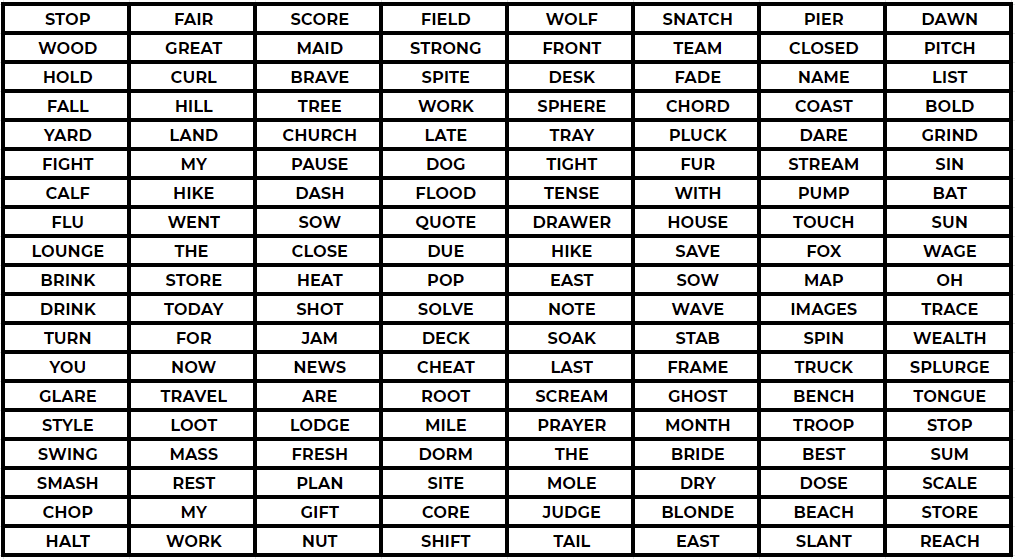
#> input picture section_16/word_matrix.png, 1015 x 559 px
$ python section_16.py
#> lines starting #> are read from the running program, lines starting #| are printed output that depends on the picture
# [13 lines of commented-out code are left out]
from PIL import Image
words = Image.open('word_matrix.png')
#> words is the input picture: PIL image 1015x559 RGBA; mean R, G, B, A 192.9, 192.7, 192.7, 255
mask = Image.open('mask.png')
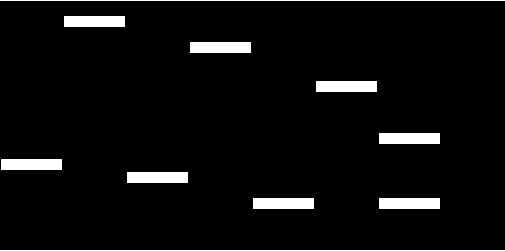
#> input picture section_16/mask.png, 505 x 251 px
#> mask is the input picture: PIL image 505x251 RGBA; mean R, G, B, A 12.8, 12.8, 12.8, 255

mask = mask.resize((1015,599))
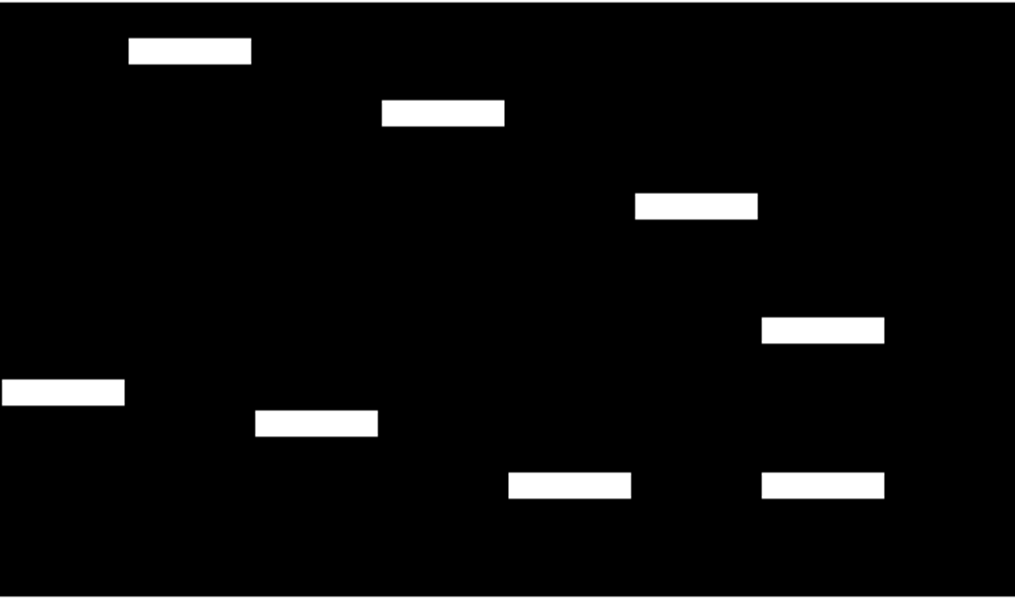
#> mask: PIL image 1015x599 RGBA; mean R, G, B, A 12.9, 12.9, 12.9, 255
mask.putalpha(200)
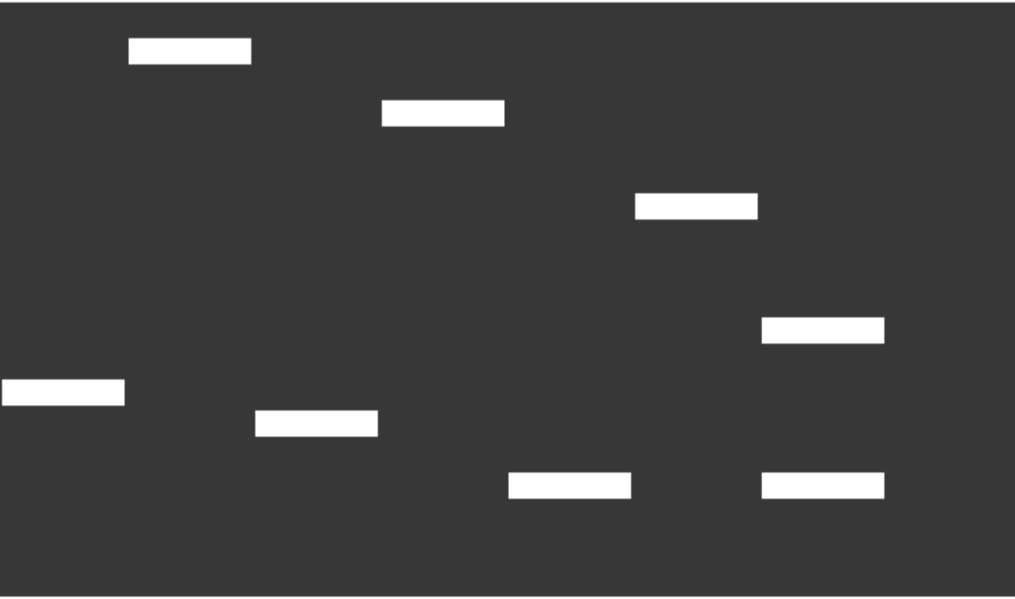
#> mask: PIL image 1015x599 RGBA; mean R, G, B, A 12.9, 12.9, 12.9, 200; transparent parts drawn white
words.paste(mask,(0,0),mask)
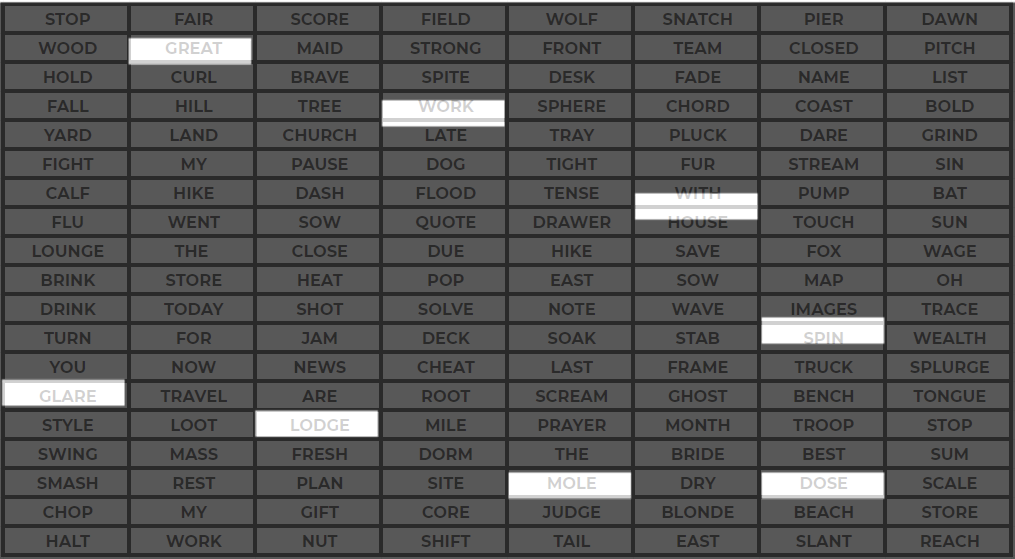
#> words: PIL image 1015x559 RGBA; mean R, G, B, A 51.5, 51.5, 51.5, 212; transparent parts drawn white
print(words)
#| <PIL.PngImagePlugin.PngImageFile image mode=RGBA size=1015x559 at 0x7F90EB744B50>
